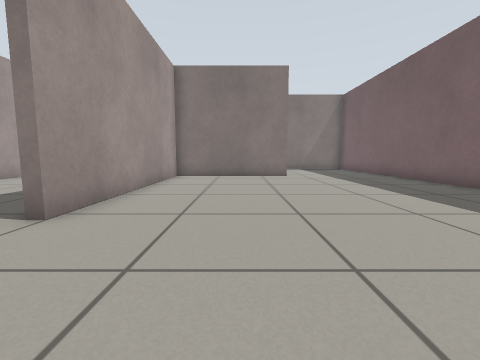
View 1 (above)

21 first-person views from a walk through a world built for the Gazebo simulator. The camera is 0.5 m above the floor, tilts 6° down and sees 90° across. The floor is counted in squares, 0.5 m on a side. Each view is taken from the middle of a square. On the plan, view 1 faces up. The plan holds only what a view shows up to about 10 squares ahead; the rest is blank. The place goes on beyond the plan. Simple shapes stand in for some stock models. Surface patterns are stand-ins for the level's own textures.

View 2
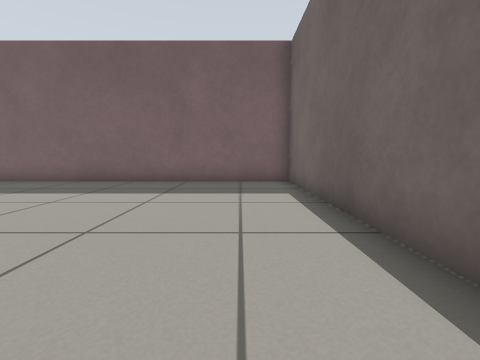

View 3
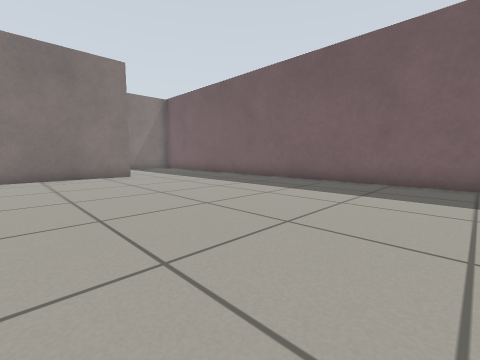

View 4
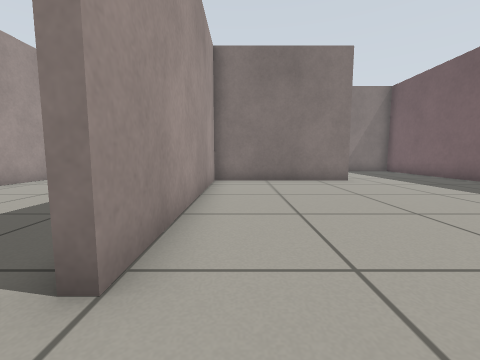

View 5
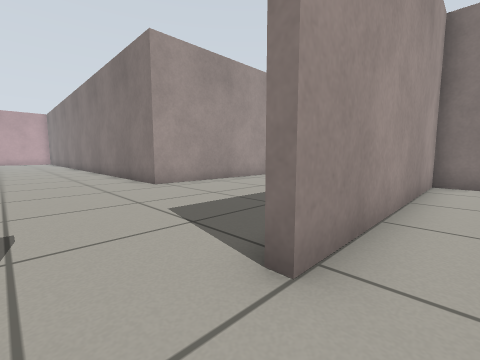

View 6
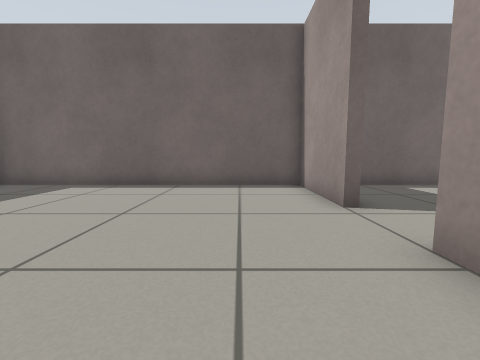

View 7
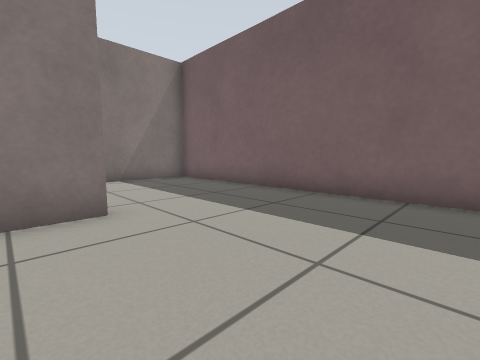

View 8
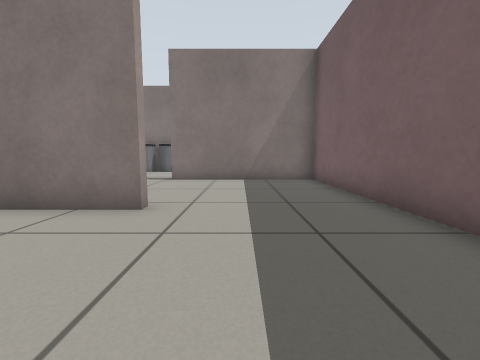

View 9
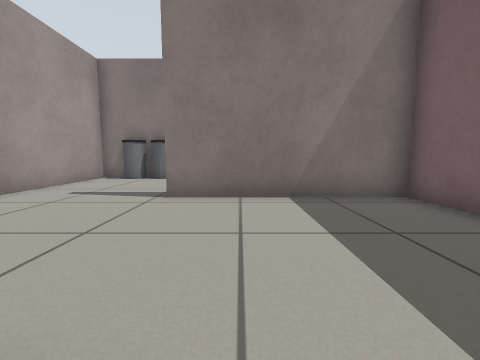

View 10
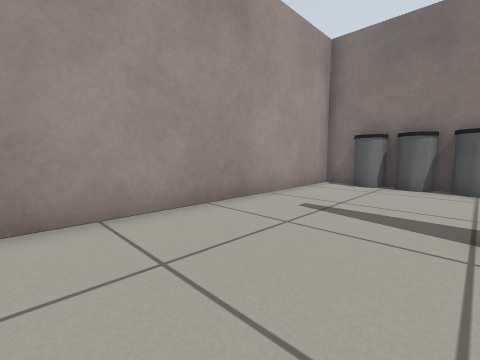

View 11
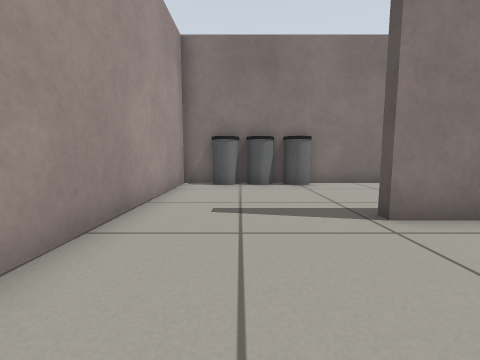

View 12
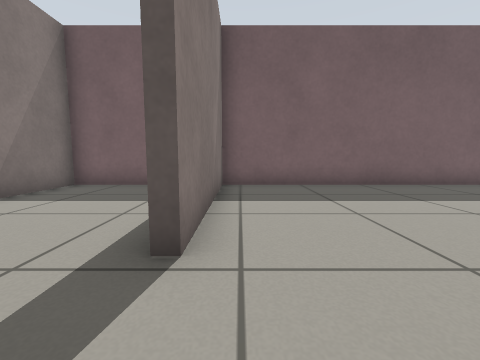

View 13
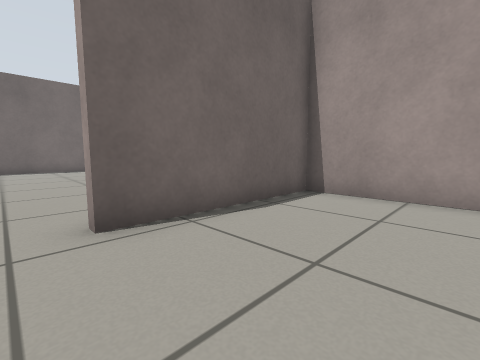

View 14
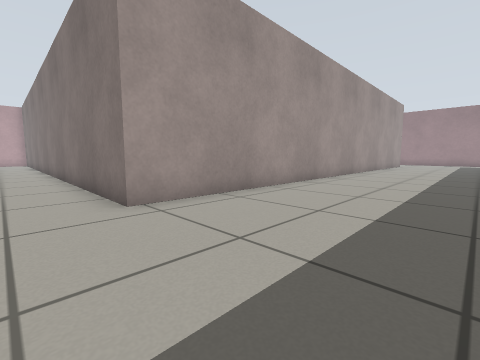

View 15
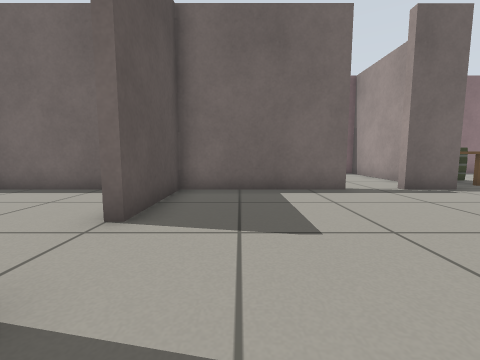

View 16
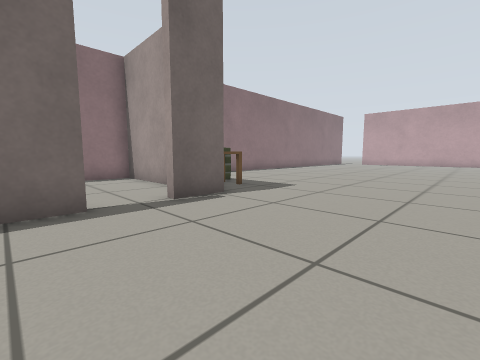

View 17
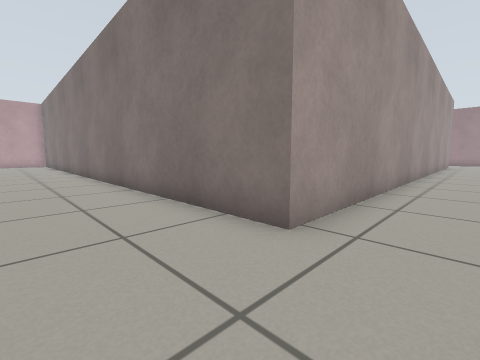

View 18
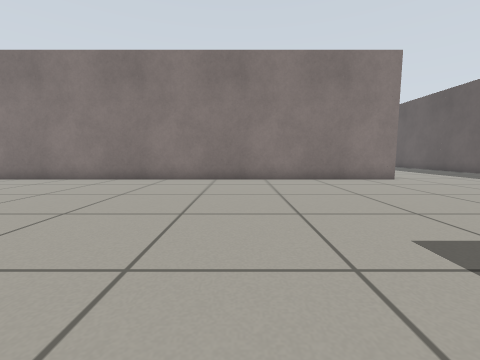

View 19
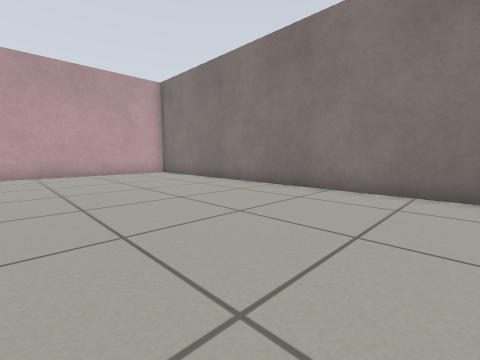

View 20
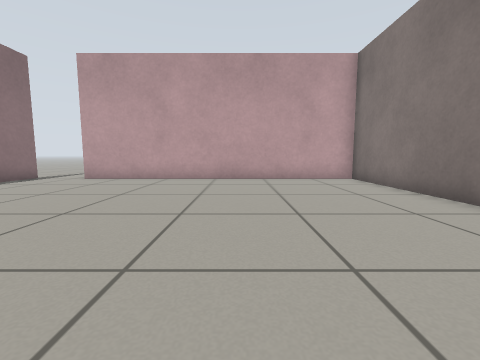

View 21
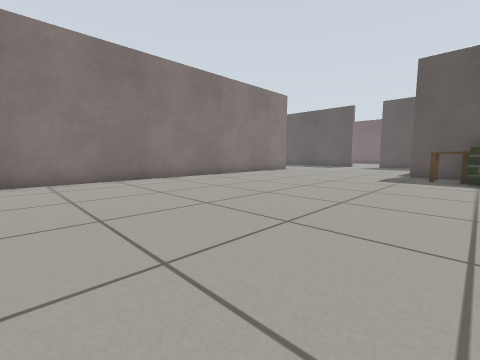

### Floor plan
Points are (right, up) in squares from view 1. A wall is a line through its corners. A room is listed if a view was taken in it or the views show most of it. See-through windows are left out.
Room 1 (views 1, 2, 3, 4, 5, 6, 7, 8)
walls: (-3.3, 1.5) (-3, 1.5) (-3, -1.8) (6.9, -1.8) (6.9, 10.4); (2.2, 11.3) (-3, 11.3) (-3, 3.6) (-3.4, 3.6)
ways out: opening at (4.5, 11.5) to room 2; opening at (-3, 2.5) to room 4
Room 2 (views 9, 13)
walls: (6.9, 10.4) (6.9, 16.6) (2.5, 16.6)
ways out: opening at (4.5, 11.5) to room 1; opening at (2, 14.5) to room 3
Room 3 (views 10, 11, 12)
walls: (2.5, 16.6) (1.3, 16.6); (-3, 16.6) (-3, 11.6) (2.2, 11.6)
ways out: opening at (2, 14.5) to room 2; opening at (-0.5, 17)
Room 4 (views 14, 15, 16, 17, 18, 19, 20, 21)
walls: (-11.2, -1.8) (-9.7, -1.8) (-9.7, -2.2); (-8.1, -1.8) (-3.3, -1.8) (-3.3, 1.5); (-11.2, -4) (-11.2, -2.1); (-10.9, -3.9) (-10.9, -4.6); (-9.7, 15.9) (-9.7, 5.7) (-33, 5.7) (-33, -4.5)
ways out: opening at (-3, 2.5) to room 1
objects: sofa (-13, -4) to (-12, -4); side table (-13, -3) to (-12, -3)

Positions as (right, up) in squares from view 1, and headings:
1: (0, 0), facing up
2: (-2, 0), facing right
3: (-2, 0), facing up-right
4: (-2, 2), facing up
5: (-2, 2), facing up-left
6: (-1, 6), facing down
7: (1, 7), facing up-right
8: (4, 7), facing up
9: (3, 11), facing up
10: (1, 13), facing up-left
11: (-1, 13), facing up
12: (-1, 16), facing right
13: (3, 15), facing down-left
14: (-5, 4), facing up-left
15: (-5, 5), facing down
16: (-7, 3), facing down-left
17: (-8, 3), facing up-left
18: (-16, -4), facing up
19: (-20, -1), facing up-left
20: (-23, 1), facing left
21: (-24, -4), facing up-right
